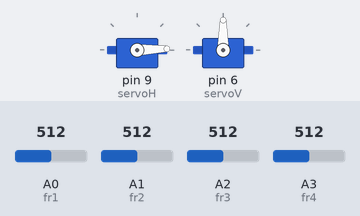
Simulated run of this sketch. Board: Arduino Uno, built with avr-gcc and run on an emulated ATmega328P. Shown: 2 × servo. The test bench sets the inputs (shaded band); at power-on: A0 (fr1) = 512, A1 (fr2) = 512, A2 (fr3) = 512, A3 (fr4) = 512.

Above: at 0.1 s.
At 1.8 s:
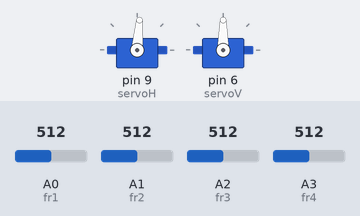
At 3.5 s:
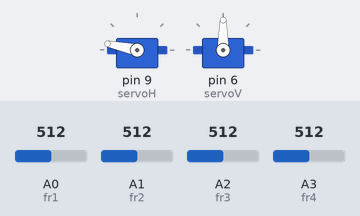
At 9.25 s:
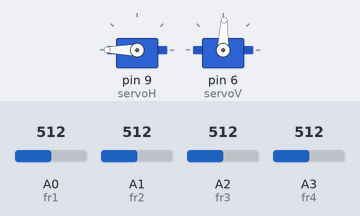
Timing chart, 0 to 12.0 s (numbered marks = the images above):
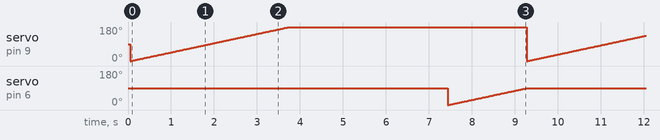

Measured:
- by itself, servo on pin 6 (servoV): ramps from 0° to 89° and jumps back, once every 9.2 s

The sketch:

panel_solar.ino
```cpp
#include <Arduino.h>
#include <Servo.h>

// put function declarations here:
Servo servoH;
Servo servoV;
int fr1 = A0; // declaraciones de puertos analogicos a usar por las fotoresistencias
int fr2 = A1;
int fr3 = A2;
int fr4 = A3;
int LDR1, LDR2, LDR3, LDR4; // declaracion de variables de lectura de fotoresistencias
int anguloV, anguloH; //declaracion de variables para almacenar los angulos de los servomotores

void setup()
{
  // put your setup code here, to run once:
  pinMode(fr1, INPUT); // establecer comportamiendo de los pines analogicos tomados por las fotoresistencias
  pinMode(fr2, INPUT);
  pinMode(fr3, INPUT);
  pinMode(fr4, INPUT);
  servoH.attach(9); //establece numero de entrada de pin a usar del servomotor horizontal
  servoV.attach(6); //establece numero de entrada de pin a usar del servomotor vertical
  servoH.write(90); //establecer posicion inicial de H
  delay(25);
  servoV.write(90); //establecer posicion inicial de V
  delay(25);
  Serial.begin(9600);
}

void loop()
{
  // put your main code here, to run repeatedly:

  for (int i = 0; i < 360; i++) // Dar vuelta entera para analizar el angulo de giro de un servomotor de 360° donde haya menor resistencia o maxima cantidad de luz,
  {
    servoH.write(i);
    delay(20); //permite realizar un giro suave y estable
    anguloH = servoH.read(); // lectura del angulo del servo, que se guardara en la variable anguloH
    LDR1 = analogRead(fr1); // lectura de la fotoresistencia, que se guardara en la variable  LDR1
    LDR2 = analogRead(fr2);
    LDR3 = analogRead(fr3);
    LDR4 = analogRead(fr4);
  }


  for (int n = 0; n < 90; n++) // Girar servo VERTICAL a 90
  {
    servoV.write(n);
    delay(20); //permite realizar un giro suave y estable
    anguloV = servoV.read();// lectura del angulo del servo, que se guardara en la variable anguloV
    LDR1 = analogRead(fr1);// lectura de la fotoresistencia, que se guardara en la variable  LDR1
    LDR2 = analogRead(fr2);
    LDR3 = analogRead(fr3);
    LDR4 = analogRead(fr4);
  }

  int LDRp = (LDR1 + LDR2 + LDR3 + LDR4)/4; //resistencia promedio a partir de las lecturas realizadas que se almacenaron en las variables LDR

   if (LDRp < 80) // condicion cuando se detecte la minima resistencia promedio y en consecuencia la maxima luz
  {
    servoH.write(anguloH); //establece la posicion del servomotor horizontal con el angulo donde se encuentre la maxima fuente de luz
    servoV.write(anguloV); //establece la posicion del servomotor vertical con el angulo donde se encuentre la maxima fuente de luz
  }
}
```
